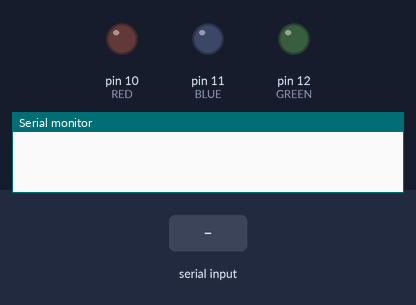
Simulated run of this sketch. Board: Arduino Uno, built with avr-gcc and run on an emulated ATmega328P. Shown: output pins drawn as LEDs (lit = HIGH), the last lines printed to the serial monitor. The inputs (shaded band) are chosen by the test bench.

Above: at 1.2 s.
1.3 s: "red" received over Serial
At 1.8 s:
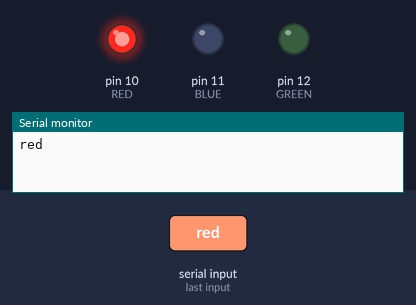
2.8 s: "green" received over Serial
At 3.7 s:
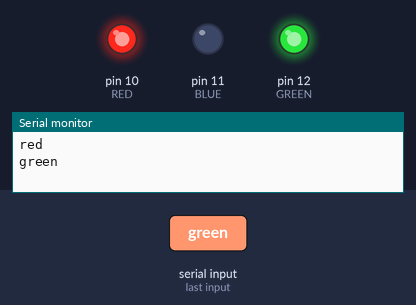
4.3 s: "red off" received over Serial
At 5.6 s:
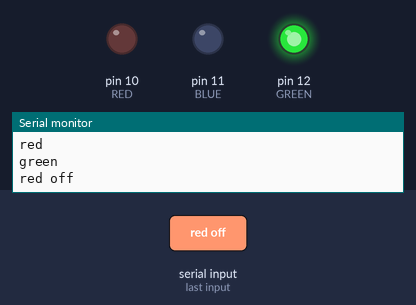
Timing chart, 0 to 7.3 s (numbered marks = the images above; inputs shaded):
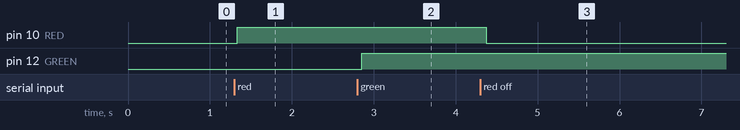

The sketch:

voice.ino
```cpp
String voice;

#define GREEN 12
#define BLUE 11
#define RED 10

void setup() {
Serial.begin(9600);
pinMode(GREEN,OUTPUT);
pinMode(BLUE,OUTPUT);
pinMode(RED,OUTPUT);
}

int redVal;
int greenVal;
int blueVal;


void loop() {
 while (Serial.available())
 {
  delay(10);
  char c = Serial.read();
  if (c == '#') {break;}
  voice += c;
 }

 if (voice.length() > 0){
  Serial.println(voice);

  if (voice == "red")
  {
    digitalWrite(RED,HIGH);
  }
   if(voice == "green")
 {
    digitalWrite(GREEN,HIGH);
}
    if (voice == "red off")
    {
    digitalWrite(RED,LOW);
    }
    if (voice == "green off")
    {
      digitalWrite(GREEN,LOW);
    }

    if(voice == "good night")
    {
    digitalWrite(RED,LOW);
    digitalWrite(GREEN,LOW);
    digitalWrite(BLUE,LOW);
    }
    }
     voice="";
     }
```

Measured:
- after the input at 1.3 s, pin 10 (RED): LOW → HIGH at once
- after the input at 2.8 s, pin 12 (GREEN): LOW → HIGH after 0.05 s
- after the input at 4.3 s, pin 10 (RED): HIGH → LOW after 0.07 s
